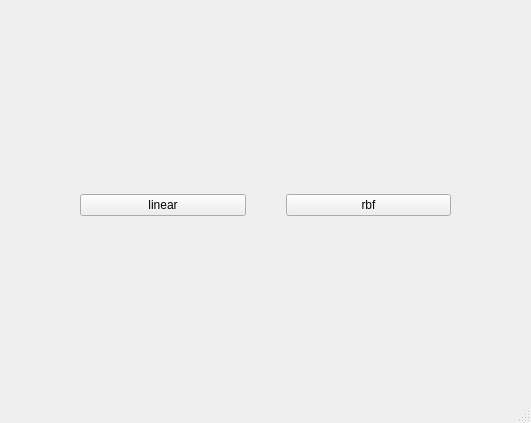
<?xml version="1.0" encoding="UTF-8"?>
<ui version="4.0">
 <class>MainWindow</class>
 <widget class="QMainWindow" name="MainWindow">
  <property name="geometry">
   <rect>
    <x>0</x>
    <y>0</y>
    <width>531</width>
    <height>423</height>
   </rect>
  </property>
  <property name="windowTitle">
   <string>MainWindow</string>
  </property>
  <widget class="QWidget" name="centralwidget">
   <property name="autoFillBackground">
    <bool>false</bool>
   </property>
   <widget class="QWidget" name="verticalLayoutWidget">
    <property name="geometry">
     <rect>
      <x>40</x>
      <y>30</y>
      <width>451</width>
      <height>331</height>
     </rect>
    </property>
    <layout class="QVBoxLayout" name="verticalLayout" stretch="2,1">
     <property name="spacing">
      <number>20</number>
     </property>
     <property name="sizeConstraint">
      <enum>QLayout::SetDefaultConstraint</enum>
     </property>
     <item>
      <layout class="QVBoxLayout" name="verticalLayout2">
       <property name="sizeConstraint">
        <enum>QLayout::SetDefaultConstraint</enum>
       </property>
       <property name="topMargin">
        <number>20</number>
       </property>
      </layout>
     </item>
     <item>
      <layout class="QHBoxLayout" name="horizontalLayout2" stretch="0,0">
       <property name="spacing">
        <number>40</number>
       </property>
       <property name="sizeConstraint">
        <enum>QLayout::SetDefaultConstraint</enum>
       </property>
       <property name="leftMargin">
        <number>40</number>
       </property>
       <property name="topMargin">
        <number>0</number>
       </property>
       <property name="rightMargin">
        <number>40</number>
       </property>
       <item>
        <widget class="QPushButton" name="btnKernel1">
         <property name="text">
          <string>linear</string>
         </property>
        </widget>
       </item>
       <item>
        <widget class="QPushButton" name="btnKernel2">
         <property name="text">
          <string>rbf</string>
         </property>
        </widget>
       </item>
      </layout>
     </item>
    </layout>
   </widget>
  </widget>
  <widget class="QMenuBar" name="menubar">
   <property name="geometry">
    <rect>
     <x>0</x>
     <y>0</y>
     <width>531</width>
     <height>26</height>
    </rect>
   </property>
  </widget>
  <widget class="QStatusBar" name="statusbar"/>
 </widget>
 <resources/>
 <connections/>
</ui>
